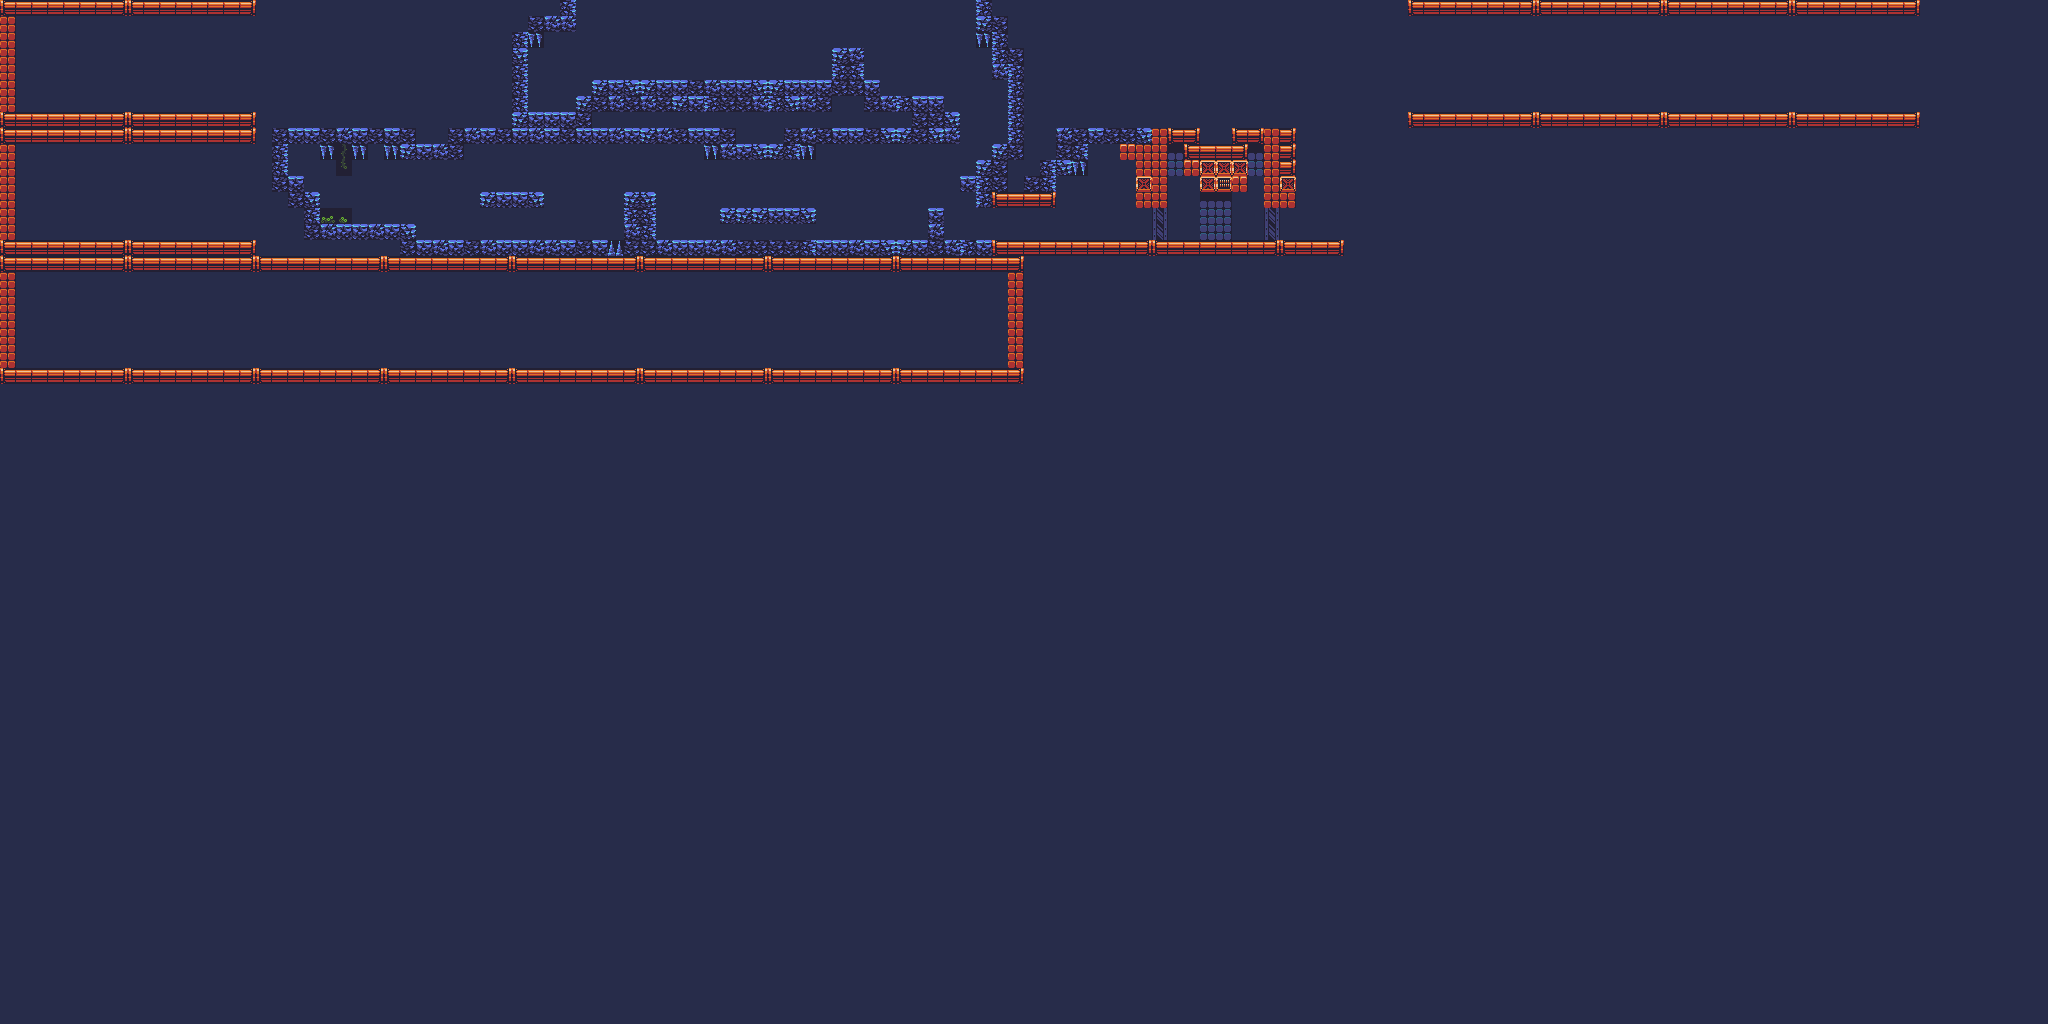

Tiled map render using the project's own tile images. Description and the map definition, with tile-layer contents summarised, below:
An orthogonal 128x64 tile map with 16x16 px tiles, 1 tile layer (Tile Layer 1).

<map version="1.0" orientation="orthogonal" renderorder="right-down" width="128" height="64" tilewidth="16" tileheight="16" backgroundcolor="#272c4a" nextobjectid="1">
 <tileset firstgid="1" name="tileset_industrial" tilewidth="16" tileheight="16" spacing="4" margin="2" tilecount="32" columns="4">
  <image source="../../release/images/tileset_gutters.png" width="80" height="160" />
 </tileset>
 <layer name="Tile Layer 1" width="128" height="64">
  <data>[8192 cells, 575 non-empty, 23 distinct tile ids]</data>
 </layer>
</map>